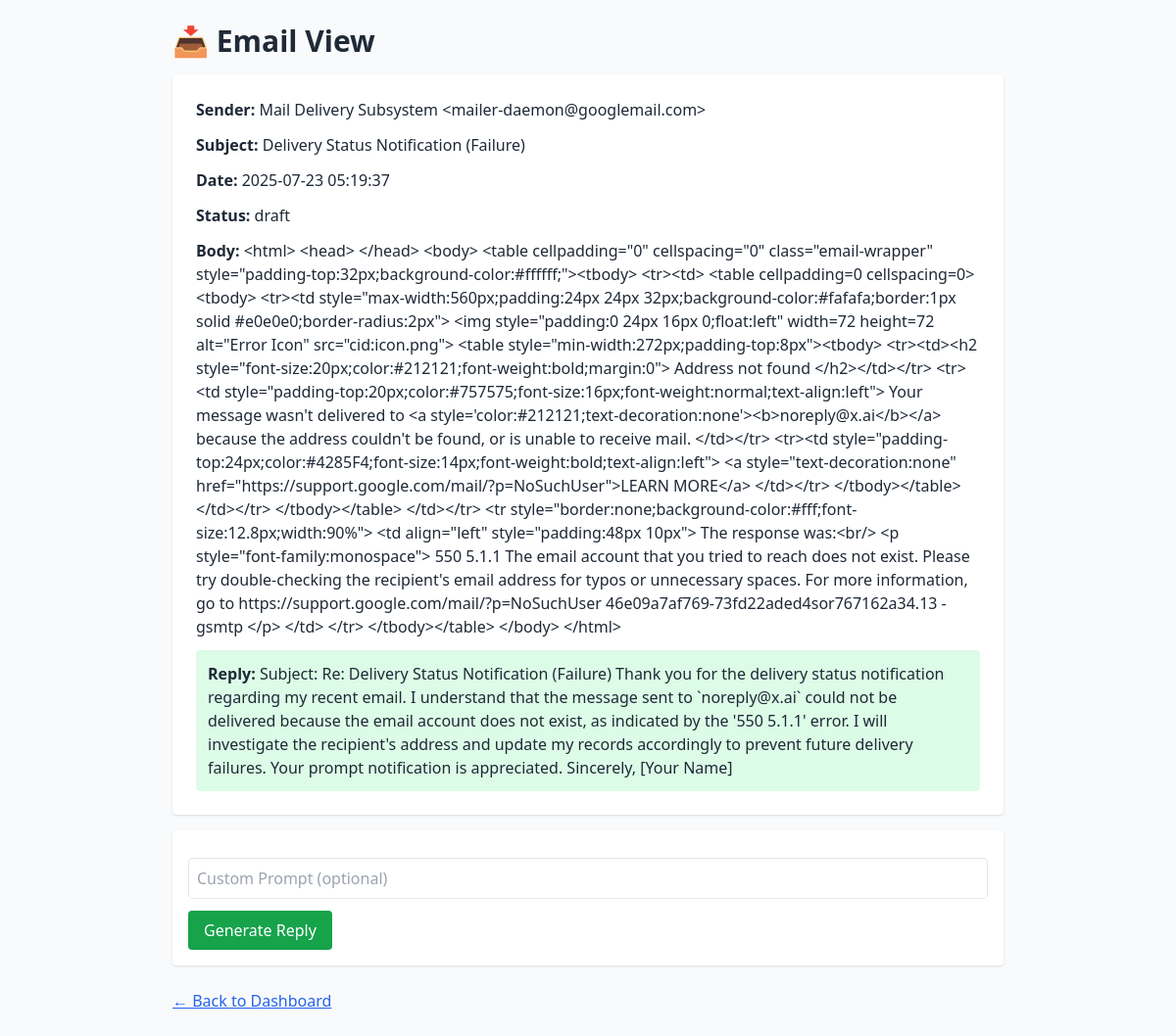
The page /view/1983709f6ca2921c on the database its author committed.
### tables this page shows
CREATE TABLE replied_emails
                 (sender TEXT, contact TEXT, subject TEXT, email_date TEXT,
                  reply TEXT, reply_date TEXT, status TEXT, original_body TEXT,
                  draft_id TEXT, message_id TEXT);

### main.py (the view)
@app.get("/view/{message_id}", response_class=HTMLResponse)
async def view_email(request: Request, message_id: str):
    try:
        conn = sqlite3.connect("replied_emails.db")
        c = conn.cursor()
        c.execute("SELECT sender, subject, email_date, status, reply, original_body, draft_id, message_id FROM replied_emails WHERE message_id=?", (message_id,))
        row = c.fetchone()
        conn.close()
        if not row:
            return templates.TemplateResponse("email_view.html", {"request": request, "message": "Email not found.", "message_type": "error"})
        email = dict(zip(['sender', 'subject', 'email_date', 'status', 'reply', 'original_body', 'draft_id', 'message_id'], row))
        return templates.TemplateResponse("email_view.html", {"request": request, "email": email})
    except Exception as e:
        logger.error(f"⚠️ Error viewing email {message_id}: {e}")
        return templates.TemplateResponse("email_view.html", {"request": request, "message": f"Failed to view email: {str(e)}", "message_type": "error"})

### templates/email_view.html (shortened to what this page needs)
<!DOCTYPE html>
<html lang="en">
<head>
  <script src="https://cdn.tailwindcss.com"></script>
</head>
<body class="bg-gray-50 text-gray-800">
  <div class="max-w-4xl mx-auto p-6">
    <h1 class="text-3xl font-bold mb-4">📥 Email View</h1>
    {% if email %}
      <div class="bg-white rounded shadow p-6 space-y-3 mb-4">
        <p><strong>Sender:</strong> {{ email.sender }}</p>
        <p><strong>Subject:</strong> {{ email.subject }}</p>
        <p><strong>Date:</strong> {{ email.email_date }}</p>
        <p><strong>Status:</strong> {{ email.status }}</p>
        <p><strong>Body:</strong> {{ email.original_body }}</p>
        {% if email.reply %}
          <p class="bg-green-100 p-3 rounded"><strong>Reply:</strong> {{ email.reply }}</p>
        {% endif %}
      </div>
      {% if email.status not in ['sent', 'no-reply'] %}
        <form action="/generate_reply" method="post" class="bg-white p-4 rounded shadow space-y-3">
          <input type="text" name="custom_prompt" class="w-full p-2 border rounded" placeholder="Custom Prompt (optional)">
          <button type="submit" class="bg-green-600 text-white px-4 py-2 rounded hover:bg-green-700">Generate Reply</button>
        </form>
      {% endif %}
    {% endif %}
    <a href="/" class="text-blue-600 underline block mt-6">← Back to Dashboard</a>
  </div>
</body>
</html>

### rows shown on the page
replied_emails: sender "Mail Delivery Subsystem <mailer-daemon@googlemail.com>", subject "Delivery Status Notification (Failure)", email_date "2025-07-23 05:19:37", status "draft", original_body "<html> <head> </head> <body> <table cellpadding=\"0\" cellspacing=\"0\" class=\"email-wrapper\" style=\"padding-top:32px;background-color:#ffffff;\"><tbody> <tr><td> <table cellpadding=0 cellspacing=0><tbody> <tr><td style=\"max-width:560px;padding:24px 24px 32px;background-color:#fafafa;border:1px solid #e0e0e0;border-radius:2px\"> <img style=\"padding:0 24px 16px 0;float:left\" width=72 height=72 alt=\"Error Icon\" src=\"cid:icon.png\"> <table style=\"min-width:272px;padding-top:8px\"><tbody> <tr><td><h2 style=\"font-size:20px;color:#212121;font-weight:bold;margin:0\"> Address not found </h2></td></tr> <tr><td style=\"padding-top:20px;color:#757575;font-size:16px;font-weight:normal;text-align:left\"> Your…", reply "Subject: Re: Delivery Status Notification (Failure) Thank you for the delivery status notification regarding my recent email. I understand that the message sent to `noreply@x.ai` could not be delivered because the email account does not exist, as indicated by the '550 5.1.1' error. I will investigate the recipient's address and update my records accordingly to prevent future delivery failures. Your prompt notification is appreciated. Sincerely, [Your Name]"
